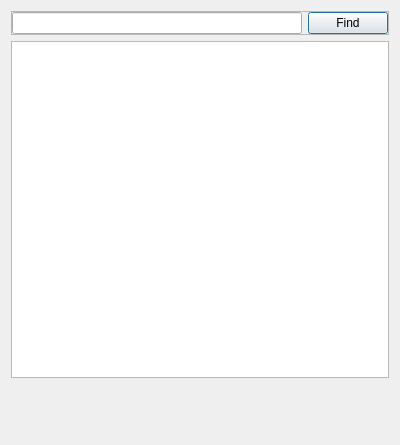
<?xml version="1.0" encoding="UTF-8"?>
<ui version="4.0">
 <class>SearchUserDialog</class>
 <widget class="QDialog" name="SearchUserDialog">
  <property name="geometry">
   <rect>
    <x>0</x>
    <y>0</y>
    <width>400</width>
    <height>445</height>
   </rect>
  </property>
  <property name="windowTitle">
   <string>Search User</string>
  </property>
  <property name="layoutDirection">
   <enum>Qt::LayoutDirection::LeftToRight</enum>
  </property>
  <layout class="QVBoxLayout" name="verticalLayout">
   <item>
    <widget class="QFrame" name="frame">
     <property name="frameShape">
      <enum>QFrame::Shape::StyledPanel</enum>
     </property>
     <property name="frameShadow">
      <enum>QFrame::Shadow::Raised</enum>
     </property>
     <layout class="QHBoxLayout" name="horizontalLayout">
      <property name="leftMargin">
       <number>0</number>
      </property>
      <property name="topMargin">
       <number>0</number>
      </property>
      <property name="rightMargin">
       <number>0</number>
      </property>
      <property name="bottomMargin">
       <number>0</number>
      </property>
      <item>
       <widget class="QLineEdit" name="searchLineEdit"/>
      </item>
      <item>
       <widget class="QPushButton" name="findButton">
        <property name="sizePolicy">
         <sizepolicy hsizetype="Fixed" vsizetype="Fixed">
          <horstretch>0</horstretch>
          <verstretch>0</verstretch>
         </sizepolicy>
        </property>
        <property name="text">
         <string>Find</string>
        </property>
       </widget>
      </item>
     </layout>
    </widget>
   </item>
   <item>
    <widget class="QListView" name="usersListView"/>
   </item>
   <item>
    <widget class="QLabel" name="loadLabel">
     <property name="minimumSize">
      <size>
       <width>50</width>
       <height>50</height>
      </size>
     </property>
     <property name="maximumSize">
      <size>
       <width>50</width>
       <height>50</height>
      </size>
     </property>
     <property name="text">
      <string/>
     </property>
    </widget>
   </item>
  </layout>
 </widget>
 <resources/>
 <connections/>
</ui>
